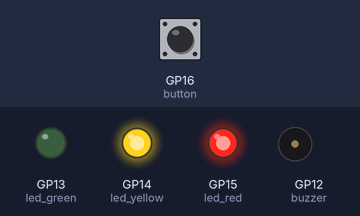
Bench run of a program on a simulated Raspberry Pi Pico running MicroPython. Shown: output pins drawn as LEDs (lit = HIGH), buzzer (waves = sounding, pin HIGH). The inputs (shaded band) are chosen by the test bench; at power-on: GP16 (button) LOW. Threads take turns every 2 ms.

Above: at 1.2 s.
1.3 s: GP16 (button) pulled HIGH for 0.15 s
At 2.3 s:
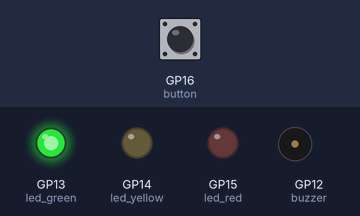
At 8.7 s:
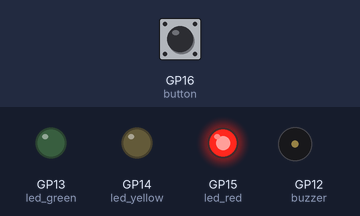
Timing chart, 0 to 10.4 s (numbered marks = the images above; inputs shaded):
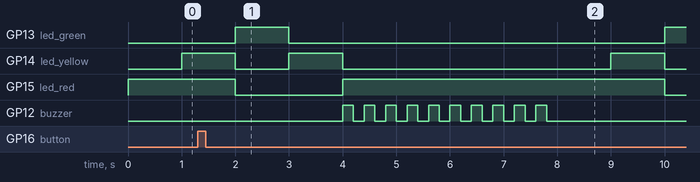

Measured:
- after the input at 1.3 s, GP12 (buzzer): alternates HIGH for 0.20 s and LOW for 0.20 s, 20 changes in all, then stays LOW, starting after 2.7 s

The program:

traffic_lights.py
```python
import machine
import time
import _thread

led_red = machine.Pin(15, machine.Pin.OUT)
led_yellow = machine.Pin(14, machine.Pin.OUT)
led_green = machine.Pin(13, machine.Pin.OUT)
button = machine.Pin(16, machine.Pin.IN, machine.Pin.PULL_DOWN)
buzzer = machine.Pin(12, machine.Pin.OUT)

global button_pressed
button_pressed = False

def button_reader_thread():
    global button_pressed
    while True:
        if button.value() == 1:
            button_pressed = True
        time.sleep(0.01)

_thread.start_new_thread(button_reader_thread, ())

while True:
    if button_pressed == True:
        led_red.value(1)
        for i in range(10):
            buzzer.value(1)
            time.sleep(0.2)
            buzzer.value(0)
            time.sleep(0.2)
        global button_pressed
        button_pressed = False
    led_red.value(1)
    time.sleep(1)
    led_yellow.value(1)
    time.sleep(1)
    led_red.value(0)
    led_yellow.value(0)
    led_green.value(1)
    time.sleep(1)
    led_green.value(0)
    led_yellow.value(1)
    time.sleep(1)
    led_yellow.value(0)
```
